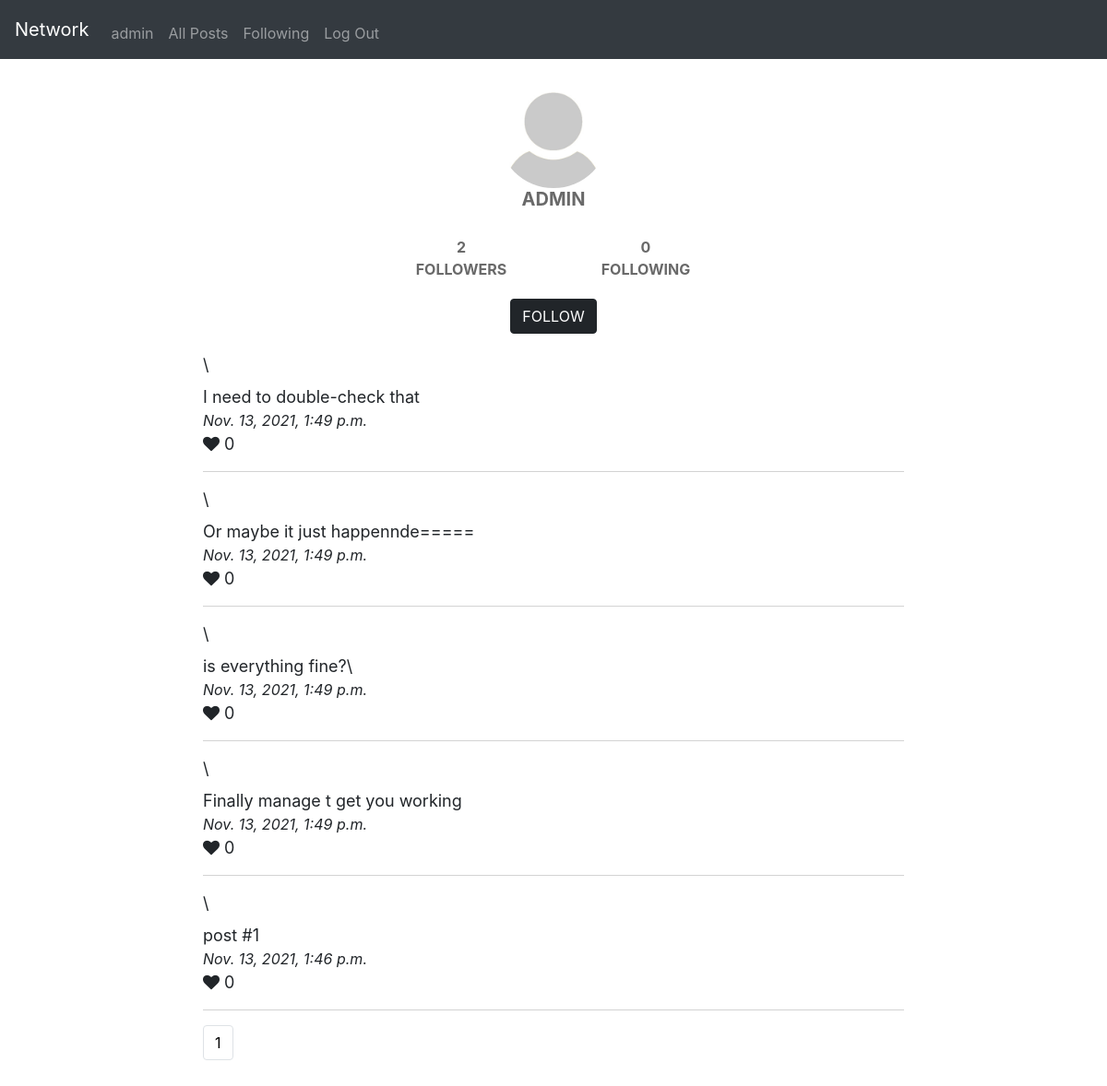
Page /profile/3 (signed in) on the earlier database version.
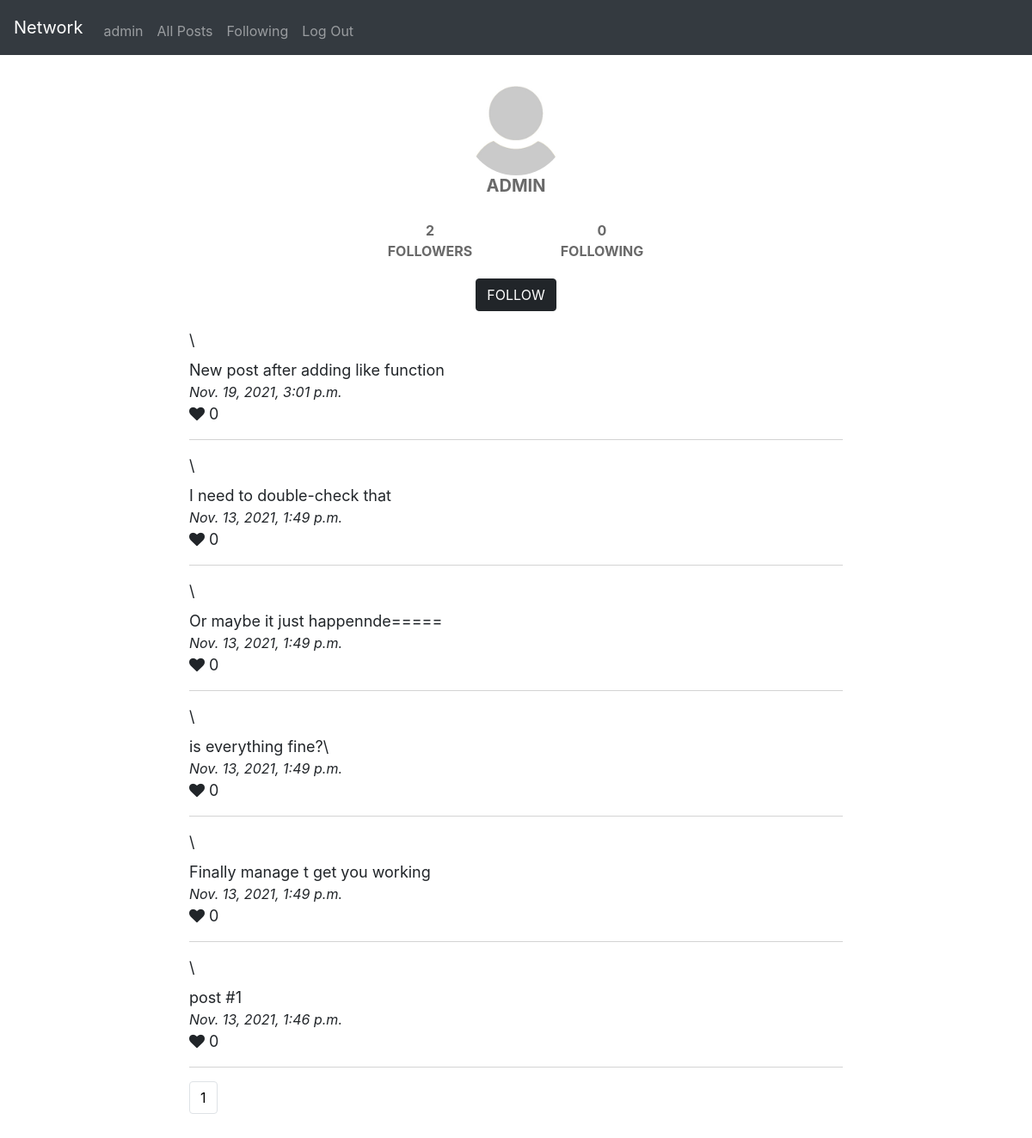
Same page on the later database version.
### network/models.py (models this page shows, shortened)
class User(AbstractUser):
    pass

class Post(models.Model):
    author = models.ForeignKey(Profile, on_delete=models.CASCADE, related_name='author')
    post_date = models.DateTimeField(default=datetime.now)
    content = models.TextField()
    likes = models.ManyToManyField(Profile, blank=True, related_name='likes')

### network/views.py (the view)
# urls.py: path("profile/<int:profile_id>", views.profile, name="profile"),
@login_required
def profile(request, profile_id):
    user_profile = Profile.objects.get(user=request.user)
    if request.method == 'POST':
        data = json.loads(request.body)
        profile = Profile.objects.get(id=data['user_id'])
        btn_value = data['btn_value']
        if profile is not None:
            if btn_value == 'FOLLOW':
                user_profile.add_relationship(profile)
            if btn_value == 'UNFOLLOW':
                user_profile.delete_relationship(profile)
            message = f'You {btn_value.lower()}ed {profile} successfully!'
            return JsonResponse({"status": 200, "message": message})
        else:
            return JsonResponse(status=404)
    else:
        profile = Profile.objects.get(id=profile_id)
        if profile is not None:
            profile_n_followers = len(profile.get_followers())
            profile_n_following = len(profile.get_following())
            profile_paginator = Paginator(Post.objects.filter(author=profile_id).order_by('post_date').reverse(), 10)
            page_number = request.GET.get('page', 1)
            page_obj = profile_paginator.get_page(page_number)
            return render(request, "network/profile.html", {"username": profile.user.username,
                                                            "profile_id": profile_id,
                                                            "profile": profile,
                                                            "page_obj": page_obj,
                                                            "n_followers": profile_n_followers,
                                                            "n_following": profile_n_following,
                                                            "user_following_list": user_profile.get_following()
                                                            })

### network/models.py (called while the page is built)
    def get_following(self):
        return self.relationships.filter(to_user__from_user=self)

    def get_followers(self):
        return self.related_to.filter(from_user__to_user=self)

### network/templates/network/profile.html (shortened to what this page needs)
{% extends "network/layout.html" %}
{% load static %}
{% block body %}
{% if user.is_authenticated %}
    <div class="profile_img">
        <img src="{% static 'default.jpg' %}" alt="Default profile image">
        <h5> {{ username }} </h5>
    </div>
    <div class="profile_fol">
        <div>
            {{ n_followers }} <br/>
            FOLLOWERS
        </div>
        <div>
            {{ n_following }} <br/>
            FOLLOWING
        </div>
    </div>
    {% if user.id != profile_id %}
        {% if profile in user_following_list %}
            <div class="profile_img" style="padding-top: 20px;">
                <input class='btn btn-primary' type="submit" value="UNFOLLOW" name='follow_btn' onclick="follow(this, '{{ profile_id }}')">
            </div>
        {% else %}
            <div class="profile_img" style="padding-top: 20px;">
                <input class='btn btn-primary' type="submit" value="FOLLOW" name='follow_btn' onclick="follow(this, '{{ profile_id }}')">
            </div>
        {% endif %}
    {% endif %}
    <div id='posts'>
    {% for post in page_obj %} \
    <div name='post'>
        {{ post.content }}
        <div class='post_date'>
            {{ post.post_date }}
        </div>
        <i class="fa fa-heart" id='heart' data-post-id="{{ post.id }}"></i>
        <span>{{ post.likes|length }}</span>
        <div>
            <hr class="solid">
        </div>
    </div>
    {% endfor %}
    </div>
{% endif %}
{% endblock %}

### network/templates/network/layout.html (shortened to what this page needs)
{% load static %}
<!DOCTYPE html>
<html lang="en">
    <head>
        <link rel="stylesheet" href="https://cdnjs.cloudflare.com/ajax/libs/font-awesome/4.7.0/css/font-awesome.min.css">
        <link rel="stylesheet" href="https://stackpath.bootstrapcdn.com/bootstrap/4.4.1/css/bootstrap.min.css">
        <link href="{% static 'network/styles.css' %}" rel="stylesheet">
    </head>
    <body>
        <nav class="navbar navbar-expand-lg navbar-dark bg-dark">
            <a class="navbar-brand" href="{% url 'index' %}">Network</a>
            <div class="collapse navbar-collapse" id="navbar">
                <ul class="navbar-nav mr-auto mt-2">
                    {% if user.is_authenticated %}
                    {% url 'profile' user.id as url %}
                    <li class="nav-item {% if request.path == url %} active {% endif %}">
                        <a class="nav-link" href="{{ url }}">{{ user.username }}</a>
                    </li>
                    {% url 'index' as url %}
                    <li class="nav-item {% if request.path == url %}active{% endif %}">
                        <a class="nav-link" href="{{ url }}">All Posts</a>
                    </li>
                    {% url 'following' as url %}
                    <li class="nav-item {% if request.path == url %}active{% endif %}">
                        <a class="nav-link" href="{{ url }}">Following</a>
                    </li>
                    {% url 'logout' as url %}
                    <li class="nav-item {% if request.path == url %}active{% endif %}">
                        <a class="nav-link" href="{{ url }}">Log Out</a>
                    </li>
                    {% endif %}
                </ul>
            </div>
        </nav>
        <div class="body">
            {% block body %}
            {% endblock %}
            <div class="footer">
                <footer>
                    <ul class="pagination">
                        <li class="page-item"><a class="page-link" href="?page={{ page_obj.number }}" id="current_page"> {{ page_obj.number }}</a></li>
                    </ul>
                </footer>
            </div>
        </div>
    </body>
</html>

### network/static/network/styles.css (style rules this page uses)
.body { max-width: 800px; margin: 0 auto; padding: 20px; }
.body a { color: black; }
.body input { background-color: #212529; border-color: #212529; color: white; }
.post_date { font-size: medium; font-style: italic; }
hr.solid { border-top: 1px solid lightgray; }
#posts { padding-top: 20px !important; max-width: 800px; margin: 0 auto; font-size: large; }
.profile_img { text-align: center; max-width: 800px; margin: 0 auto; }
.profile_img h5 { text-transform: uppercase; font-size: 20px; font-weight: bold; color: #696969; }
img { border-radius: 60%; max-height: 15vh; max-width: auto; }
.profile_fol { display: flex; justify-content: center; padding-top: 20px; font-weight: bold; color: #696969; }
.profile_fol > div { min-width: 200px; text-align: center; }
.footer { bottom: 0; }

Differences in the rows shown:
added Post: content "New post after adding like function", post_date "Nov. 19, 2021, 3:01 p.m.", likes|length "0"
